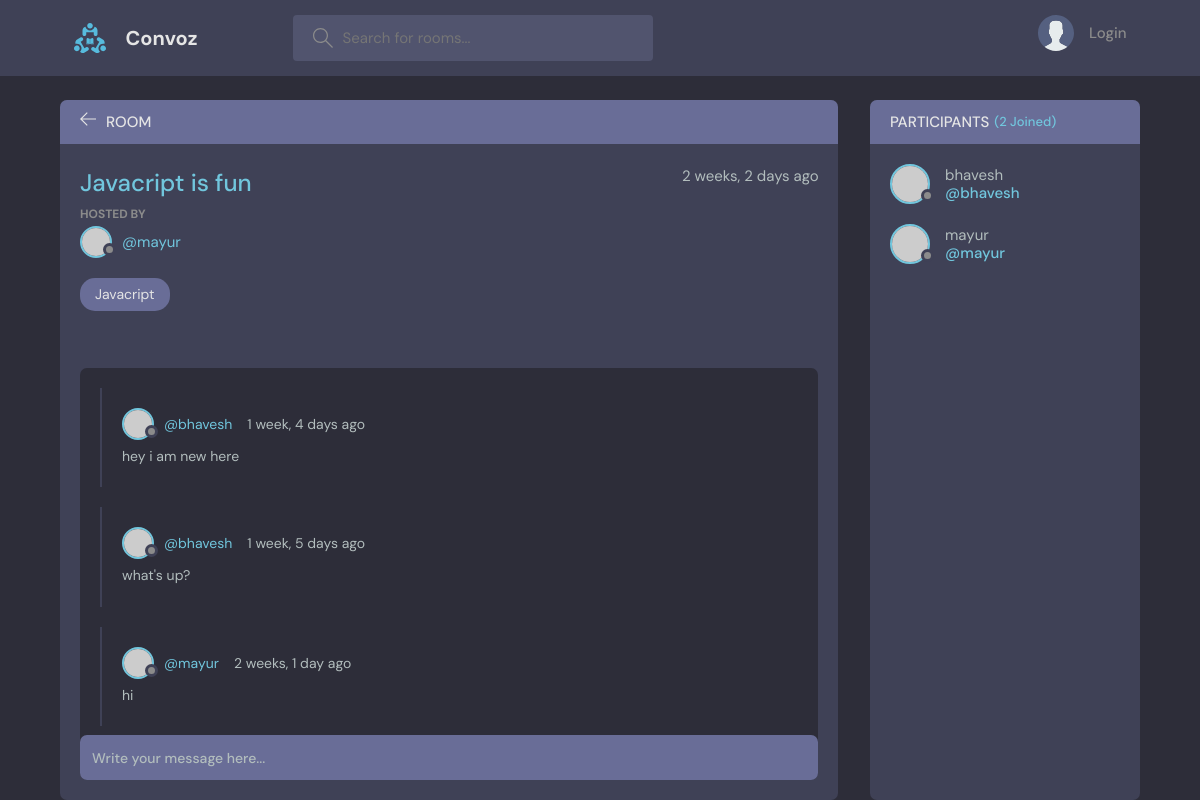
The page /room/6/ on the database as committed earlier.
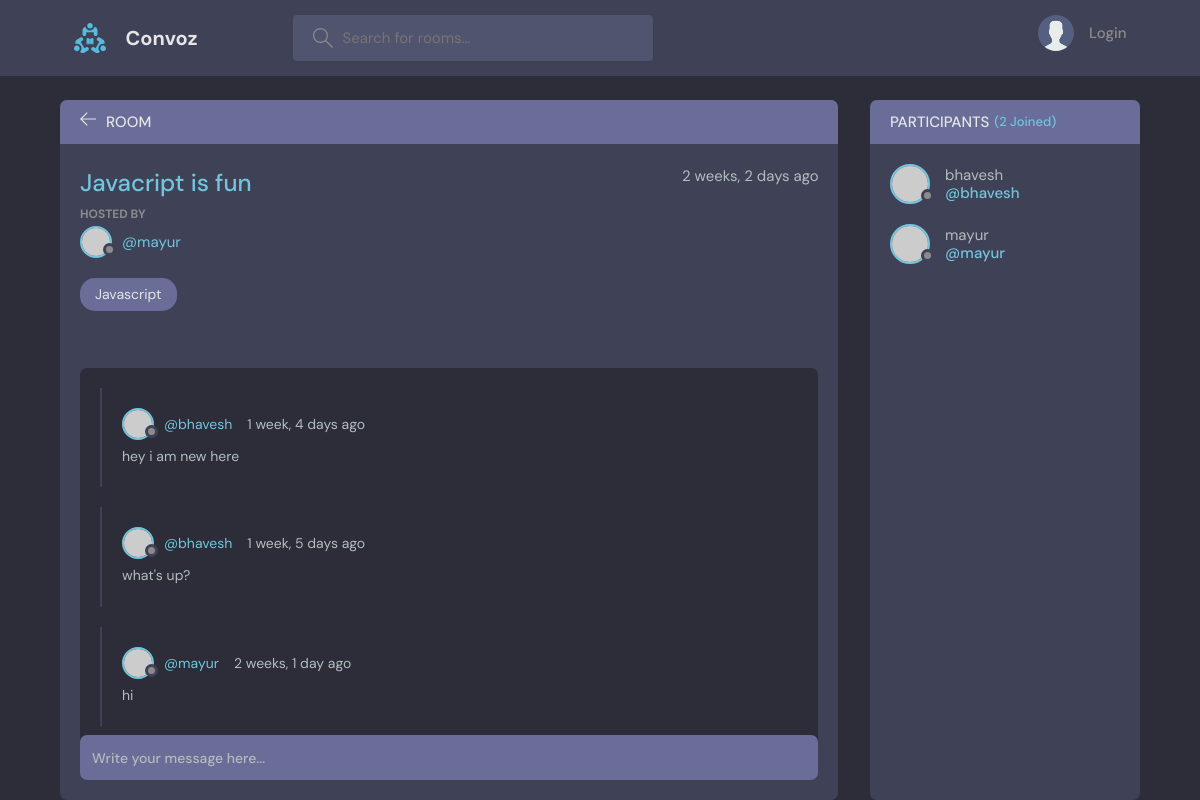
The same page on the database as committed later.
### base/models.py (models this page shows, shortened)
class Room(models.Model):
    host = models.ForeignKey(User, on_delete=models.SET_NULL, null=True)
    topic = models.ForeignKey(Topic, on_delete=models.SET_NULL, null=True)
    name = models.CharField(max_length=200)
    description = models.TextField(null=True, blank=True)
    participants = models.ManyToManyField(User, related_name='participants', blank=True)
    updated = models.DateTimeField(auto_now=True)
    created = models.DateTimeField(auto_now_add=True)
    class Meta:
        ordering = ['-updated', '-created']  # - do the order in descending oder

class Topic(models.Model):
    name = models.CharField(max_length=200)
    def __str__(self):
        return self.name

### base/views.py (the view, shortened to what this page needs)
# urls.py: path('room/<str:pk>/', views.room, name="room"),
def room(request, pk):
    room = Room.objects.get(id=pk)
    room_message = room.message_set.all()
    participants = room.participants.all()
    context = {'room': room, 'room_message': room_message, 'participants':participants}
    return render(request, 'base/room.html', context)

### base/templates/base/room.html (shortened to what this page needs)
{% extends 'main.html' %}
{% block content %}
    <main class="profile-page layout layout--2">
      <div class="container">
        <div class="room">
          <div class="room__top">
            <div class="room__topLeft">
              <a href="{%url 'home'%}">
                <svg version="1.1" xmlns="http://www.w3.org/2000/svg" width="32" height="32" viewBox="0 0 32 32">
                  <title>arrow-left</title>
                  <path
                    d="M13.723 2.286l-13.723 13.714 13.719 13.714 1.616-1.611-10.96-10.96h27.625v-2.286h-27.625l10.965-10.965-1.616-1.607z"
                  ></path>
                </svg>
              </a>
              <h3>Room</h3>
            </div>
          </div>
          <div class="room__box scroll">
            <div class="room__header scroll">
              <div class="room__info">
                <h3>{{room.name}}</h3>
                <span>{{room.created|timesince}} ago</span>
              </div>
              <div class="room__hosted">
                <p>Hosted By</p>
                <a href="{% url 'user-profile' room.host.id %}" class="room__author">
                  <div class="avatar avatar--small">
                    <img src="https://randomuser.me/api/portraits/men/37.jpg" />
                  </div>
                  <span>@{{room.host.username}}</span>
                </a>
              </div>
              <span class="room__topics">{{room.topic}}</span>
            </div>
            <div class="room__conversation">
              <div class="threads scroll">
                {% for message in room_message %}
                <div class="thread">
                  <div class="thread__top">
                    <div class="thread__author">
                      <a href="{% url 'user-profile' message.user.id %}" class="thread__authorInfo">
                        <div class="avatar avatar--small">
                          <img src="https://randomuser.me/api/portraits/men/37.jpg" />
                        </div>
                        <span>@{{message.user.username}}</span>
                      </a>
                      <span class="thread__date">{{message.created|timesince}} ago</span>
                    </div>
                  </div>
                  <div class="thread__details">
                    {{message.body}}
                  </div>
                </div>
                {% endfor %}
              </div>
            </div>
          </div>
          <div class="room__message">
            <form action="#"><input name="" placeholder="Write your message here..." /></form>
          </div>
        </div>
        <div class="participants">
          <h3 class="participants__top">Participants <span>({{participants.count}} Joined)</span></h3>
          <div class="participants__list scroll">
            {% for participant in participants %}
            <a href="{%url 'user-profile' user.id%}" class="participant">
              <div class="avatar avatar--medium">
                <img src="https://randomuser.me/api/portraits/men/37.jpg" />
              </div>
              <p>
                {{participant.username}}
                <span>@{{participant.username}}</span>
              </p>
            </a>
            {% endfor %}
          </div>
        </div>
      </div>
    </main>
    {% endblock content%}

Rows that differ between the two databases and show on the page:
changed through a linked row, Room "Javacript is fun": topic "Javacript" → "Javascript"
